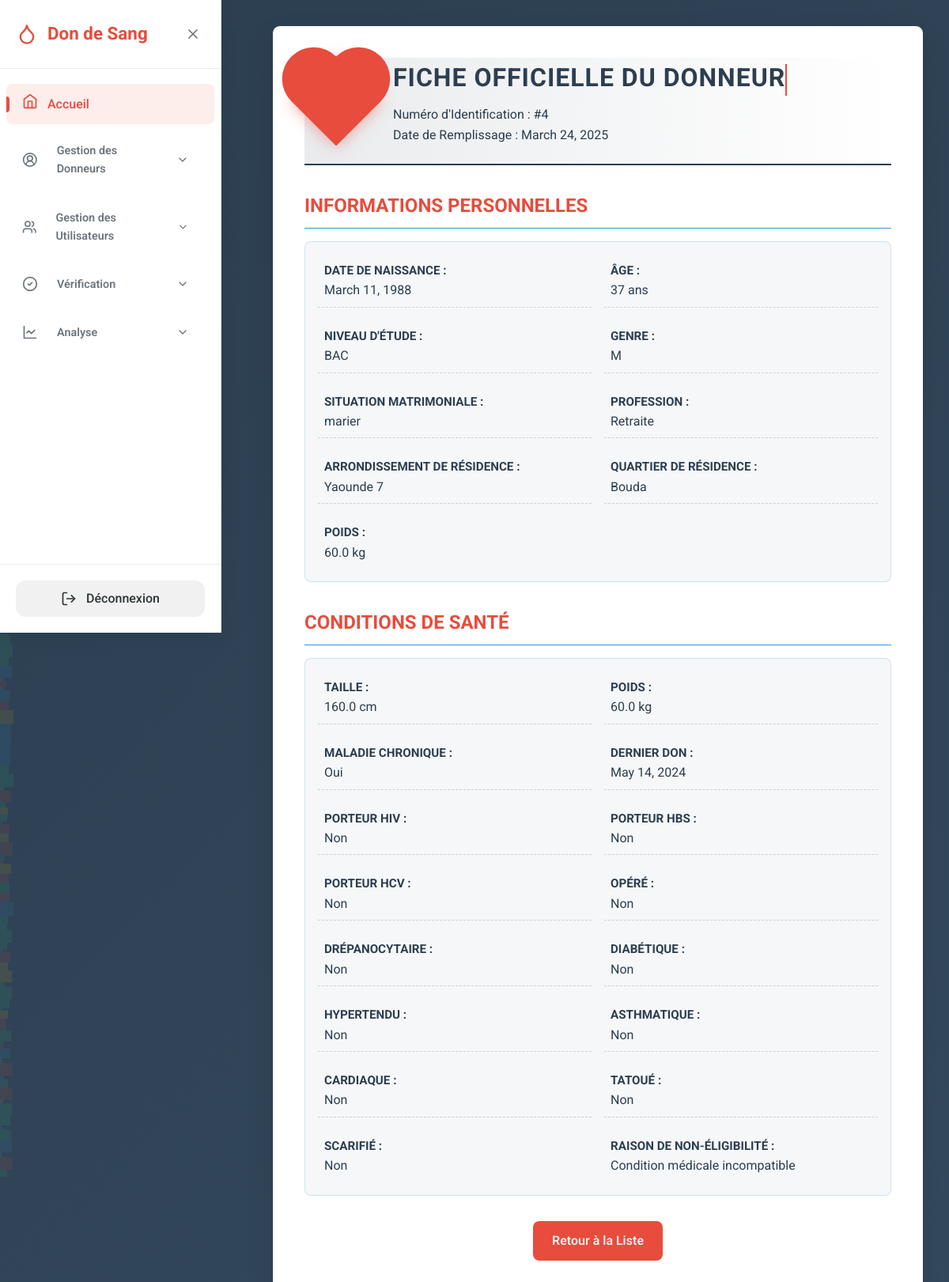
Page /detail-donneur/4/ (signed in) on the committed database.
### Don/models.py (models this page shows, shortened)
class Donneur(models.Model):
    id = models.AutoField(primary_key=True)
    date_remplissage = models.DateField(default=timezone.now)
    date_naissance = models.DateField()
    niveau_etude = models.CharField(max_length=50)
    genre = models.CharField(max_length=10, choices=[
        ('M', 'Masculin'),
        ('F', 'Féminin'),
        ('Autre', 'Autre'),
    ])
    situation_matrimoniale = models.CharField(max_length=20)
    profession = models.CharField(max_length=50)
    arrondissement_residence = models.CharField(max_length=50)
    quartier_residence = models.CharField(max_length=50)
    age = models.IntegerField(editable=False)
    poids = models.FloatField(null=True, blank=True)
    est_eligible = models.BooleanField(default=False)
    utilisateur = models.ForeignKey(User, on_delete=models.SET_NULL, null=True, blank=True)  # Lien avec l'utilisateur

class ConditionsSante(models.Model):
    donneur = models.OneToOneField(Donneur, on_delete=models.CASCADE, related_name='conditionssante')
    raison_non_eligibilite = models.CharField(max_length=255, blank=True, null=True)
    taille = models.FloatField(null=True, blank=True)
    poids = models.FloatField(null=True, blank=True)
    maladie_chronique = models.CharField(max_length=3, choices=[
        ('Oui', 'Oui'),
        ('Non', 'Non'),
    ], default='Non')
    dernier_don = models.DateField(null=True, blank=True)
    porteur_hiv = models.BooleanField(default=False)
    porteur_hbs = models.BooleanField(default=False)
    porteur_hcv = models.BooleanField(default=False)
    opere = models.BooleanField(default=False)
    drepanocytaire = models.BooleanField(default=False)
    diabetique = models.BooleanField(default=False)
    hypertendu = models.BooleanField(default=False)
    asthmatique = models.BooleanField(default=False)
    cardiaque = models.BooleanField(default=False)
    tatoue = models.BooleanField(default=False)
    date_tatouage = models.DateField(null=True, blank=True)
    scarifie = models.BooleanField(default=False)
    date_scarification = models.DateField(null=True, blank=True)

### Don/views.py (the view)
# urls.py: path('detail-donneur/<int:donneur_id>/', views.detail_donneur, name='detail_donneur'),
@login_required
def detail_donneur(request, donneur_id):
    donneur = get_object_or_404(Donneur, id=donneur_id)
    try:
        conditions = donneur.conditionssante
    except ConditionsSante.DoesNotExist:
        conditions = None
    return render(request, 'detail_donneur.html', {
        'donneur': donneur,
        'conditions': conditions
    })

### Don/templates/detail_donneur.html (shortened to what this page needs)
{% load static %}
<!DOCTYPE html>
<html lang="fr">
<head>
</head>
<body>
    <div class="background-particles" id="particles"></div>
    <div class="medical-silhouettes" id="medicalSilhouettes"></div>
    {% include 'sidebar.html' %}
    <div class="main-content">
        <div class="container official-document">
            <div class="document-header">
                <div class="header-logo">
                    <div class="heart-container">
                        <div class="heart"></div>
                    </div>
                </div>
                <div class="header-title">
                    <h1>Fiche Officielle du Donneur</h1>
                    <p>Numéro d'Identification : #{{ donneur.id }}</p>
                    <p>Date de Remplissage : {{ donneur.date_remplissage }}</p>
                </div>
            </div>
            <div class="document-body">
                <div class="document-section">
                    <h2>Informations Personnelles</h2>
                    <div class="info-grid">
                        <div class="info-item">
                            <span class="info-label">Date de Naissance :</span>
                            <span class="info-value">{{ donneur.date_naissance }}</span>
                        </div>
                        <div class="info-item">
                            <span class="info-label">Âge :</span>
                            <span class="info-value">{{ donneur.age }} ans</span>
                        </div>
                        <div class="info-item">
                            <span class="info-label">Niveau d'Étude :</span>
                            <span class="info-value">{{ donneur.niveau_etude }}</span>
                        </div>
                        <div class="info-item">
                            <span class="info-label">Genre :</span>
                            <span class="info-value">{{ donneur.genre }}</span>
                        </div>
                        <div class="info-item">
                            <span class="info-label">Situation Matrimoniale :</span>
                            <span class="info-value">{{ donneur.situation_matrimoniale }}</span>
                        </div>
                        <div class="info-item">
                            <span class="info-label">Profession :</span>
                            <span class="info-value">{{ donneur.profession }}</span>
                        </div>
                        <div class="info-item">
                            <span class="info-label">Arrondissement de Résidence :</span>
                            <span class="info-value">{{ donneur.arrondissement_residence }}</span>
                        </div>
                        <div class="info-item">
                            <span class="info-label">Quartier de Résidence :</span>
                            <span class="info-value">{{ donneur.quartier_residence }}</span>
                        </div>
                        <div class="info-item">
                            <span class="info-label">Poids :</span>
                            <span class="info-value">{{ donneur.poids }} kg</span>
                        </div>
                    </div>
                </div>
                <div class="document-section">
                    <h2>Conditions de Santé</h2>
                    {% if conditions %}
                        <div class="info-grid">
                            <div class="info-item">
                                <span class="info-label">Taille :</span>
                                <span class="info-value">{{ conditions.taille }} cm</span>
                            </div>
                            <div class="info-item">
                                <span class="info-label">Poids :</span>
                                <span class="info-value">{{ conditions.poids }} kg</span>
                            </div>
                            <div class="info-item">
                                <span class="info-label">Maladie Chronique :</span>
                                <span class="info-value">{{ conditions.maladie_chronique }}</span>
                            </div>
                            <div class="info-item">
                                <span class="info-label">Dernier Don :</span>
                                <span class="info-value">{{ conditions.dernier_don|default:"Non spécifié" }}</span>
                            </div>
                            <div class="info-item">
                                <span class="info-label">Porteur HIV :</span>
                                <span class="info-value">{{ conditions.porteur_hiv|yesno:"Oui,Non" }}</span>
                            </div>
                            <div class="info-item">
                                <span class="info-label">Porteur HBS :</span>
                                <span class="info-value">{{ conditions.porteur_hbs|yesno:"Oui,Non" }}</span>
                            </div>
                            <div class="info-item">
                                <span class="info-label">Porteur HCV :</span>
                                <span class="info-value">{{ conditions.porteur_hcv|yesno:"Oui,Non" }}</span>
                            </div>
                            <div class="info-item">
                                <span class="info-label">Opéré :</span>
                                <span class="info-value">{{ conditions.opere|yesno:"Oui,Non" }}</span>
                            </div>
                            <div class="info-item">
                                <span class="info-label">Drépanocytaire :</span>
                                <span class="info-value">{{ conditions.drepanocytaire|yesno:"Oui,Non" }}</span>
                            </div>
                            <div class="info-item">
                                <span class="info-label">Diabétique :</span>
                                <span class="info-value">{{ conditions.diabetique|yesno:"Oui,Non" }}</span>
                            </div>
                            <div class="info-item">
                                <span class="info-label">Hypertendu :</span>
                                <span class="info-value">{{ conditions.hypertendu|yesno:"Oui,Non" }}</span>
                            </div>
                            <div class="info-item">
                                <span class="info-label">Asthmatique :</span>
                                <span class="info-value">{{ conditions.asthmatique|yesno:"Oui,Non" }}</span>
                            </div>
                            <div class="info-item">
                                <span class="info-label">Cardiaque :</span>
                                <span class="info-value">{{ conditions.cardiaque|yesno:"Oui,Non" }}</span>
                            </div>
                            <div class="info-item">
                                <span class="info-label">Tatoué :</span>
                                <span class="info-value">{{ conditions.tatoue|yesno:"Oui,Non" }}</span>
                            </div>
                            <div class="info-item">
                                <span class="info-label">Scarifié :</span>
                                <span class="info-value">{{ conditions.scarifie|yesno:"Oui,Non" }}</span>
                            </div>
                            <div class="info-item">
                                <span class="info-label">Raison de Non-Éligibilité :</span>
                                <span class="info-value">{{ conditions.raison_non_eligibilite|default:"Non spécifié" }}</span>
                            </div>
                        </div>
                    {% else %}
                        <p class="no-data">Aucune condition de santé enregistrée pour ce donneur.</p>
                    {% endif %}
                </div>
            </div>
            <div class="btn-group">
                <a href="{% url 'liste_donneurs' %}" class="btn btn-secondary">Retour à la Liste</a>
            </div>
        </div>
    </div>
</body>
</html>

### Don/templates/detail_donneur.html (style rules this page uses)
:root { --primary-color: #2c3e50; --secondary-color: #e74c3c; --accent-color: #3498db; --background-gradient-start: #2c3e50; --background-gradient-end: #34495e; --text-dark: #2c3e50; --text-light: #ecf0f1; --transition-speed: 0.3s; --sidebar-width: 280px; --box-shadow: 0 15px 35px rgba(0, 0, 0, 0.1); }
* { margin: 0; padding: 0; box-sizing: border-box; font-family: 'Roboto', sans-serif; }
body { background: linear-gradient(135deg, var(--background-gradient-start), var(--background-gradient-end)); color: var(--text-dark); min-height: 100vh; line-height: 1.6; overflow-x: hidden; }
.background-particles { position: fixed; top: 0; left: 0; width: 100%; height: 100%; pointer-events: none; z-index: -1; }
.medical-silhouettes { position: fixed; top: 0; left: 0; width: 100%; height: 100%; pointer-events: none; z-index: -1; }
.main-content { margin-left: calc(var(--sidebar-width) + 2rem); padding: 2rem; min-height: 100vh; display: flex; justify-content: center; align-items: flex-start; }
.container.official-document { max-width: 900px; width: 100%; background: #fff; padding: 2.5rem; border-radius: 10px; box-shadow: var(--box-shadow); border: 1px solid var(--primary-color); position: relative; overflow: hidden; }
.document-header { display: flex; align-items: center; border-bottom: 2px solid var(--primary-color); padding-bottom: 1.5rem; margin-bottom: 2rem; background: linear-gradient(to right, rgba(44, 62, 80, 0.1), transparent); }
.header-logo { flex-shrink: 0; margin-right: 2rem; }
.heart-container { position: relative; width: 80px; height: 80px; }
.heart { width: 80px; height: 80px; background: var(--secondary-color); position: relative; transform: rotate(-45deg); box-shadow: 0 0 20px rgba(231, 76, 60, 0.5); }
.heart::before, .heart::after { content: ''; width: 80px; height: 80px; background: var(--secondary-color); border-radius: 50%; position: absolute; }
.heart::before { left: 40px; top: 0; }
.heart::after { left: 0; top: -40px; }
.header-title h1 { font-size: 2rem; color: var(--primary-color); font-weight: 700; margin-bottom: 0.5rem; text-transform: uppercase; letter-spacing: 1px; }
.header-title p { font-size: 1rem; color: var(--text-dark); font-weight: 400; }
.document-body { margin-bottom: 2rem; }
.document-section { margin-bottom: 2rem; }
.document-section h2 { font-size: 1.5rem; color: var(--secondary-color); font-weight: 700; margin-bottom: 1rem; border-bottom: 1px solid var(--accent-color); padding-bottom: 0.5rem; text-transform: uppercase; }
.info-grid { display: grid; grid-template-columns: repeat(2, 1fr); gap: 1rem; padding: 1rem; background: rgba(236, 240, 241, 0.5); border-radius: 8px; border: 1px solid rgba(52, 152, 219, 0.2); }
.info-item { display: flex; flex-direction: column; padding: 0.5rem; border-bottom: 1px dashed rgba(44, 62, 80, 0.2); }
.info-item:last-child, .info-item:nth-last-child(2):nth-child(odd) { border-bottom: none; }
.info-label { font-weight: 700; color: var(--primary-color); font-size: 0.95rem; text-transform: uppercase; }
.info-value { font-weight: 400; color: var(--text-dark); font-size: 1rem; }
.btn-group { text-align: center; margin-top: 2rem; }
.btn { display: inline-block; padding: 0.75rem 1.5rem; background: var(--secondary-color); color: var(--text-light); text-decoration: none; border-radius: 8px; font-weight: 600; transition: all var(--transition-speed); position: relative; overflow: hidden; }
.btn::before { content: ''; position: absolute; top: 0; left: -100%; width: 100%; height: 100%; background: rgba(255, 255, 255, 0.2); transition: all var(--transition-speed); }

### Don/templates/sidebar.html (style rules this page uses)
:root { --color-primary: #e74c3c; --color-primary-dark: #c0392b; --color-secondary: #3498db; --color-secondary-dark: #2980b9; --color-background: #f8f9fa; --color-sidebar-bg: #ffffff; --color-text: #2d3436; --color-text-light: #6c757d; --color-text-sidebar: #2d3436; --color-hover: #f1f1f1; --color-active: #e74c3c; --color-active-bg: rgba(231, 76, 60, 0.1); --color-border: #e9ecef; --shadow: 0 4px 20px rgba(0, 0, 0, 0.08); --shadow-hover: 0 8px 25px rgba(0, 0, 0, 0.12); --transition: all 0.3s cubic-bezier(0.25, 0.8, 0.25, 1); --border-radius: 12px; --sidebar-width: 280px; --sidebar-collapsed-width: 80px; }
* { margin: 0; padding: 0; box-sizing: border-box; }
body { font-family: 'Poppins', sans-serif; background-color: var(--color-background); color: var(--color-text); line-height: 1.6; overflow-x: hidden; }

### rows in the picture
Donneur: id "4", date_remplissage "March 24, 2025", date_naissance "March 11, 1988", age "37", niveau_etude "BAC", genre "M", situation_matrimoniale "marier", profession "Retraite", arrondissement_residence "Yaounde 7", quartier_residence "Bouda", poids "60.0"
ConditionsSante: taille "160.0", poids "60.0", maladie_chronique "Oui", dernier_don "May 14, 2024", porteur_hiv "Non", porteur_hbs "Non", porteur_hcv "Non", opere "Non", drepanocytaire "Non", diabetique "Non", hypertendu "Non", asthmatique "Non", cardiaque "Non", tatoue "Non", scarifie "Non", raison_non_eligibilite "Condition médicale incompatible"
